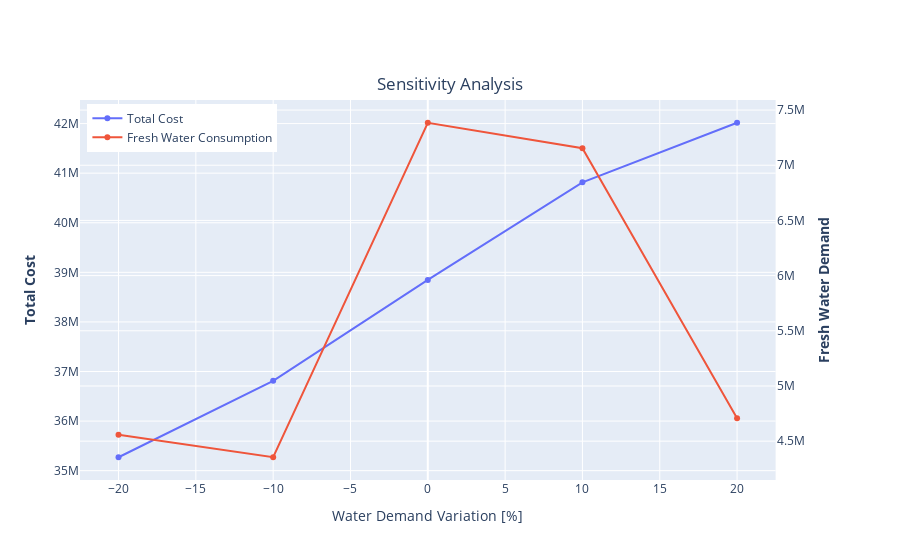

Here is the notebook cell this chart was saved with:
### Code cell
import plotly.graph_objects as go
from plotly.subplots import make_subplots

# Create figure with secondary y-axis
fig = make_subplots(specs=[[{"secondary_y": True}]])

fig.add_trace(go.Scatter(x=water_demand, y=total_cost,
                        mode='lines+markers',
                        name='Total Cost'),
                 secondary_y=False)
fig.add_trace(go.Scatter(x=water_demand, y=fresh_water,
                        mode='lines+markers',
                        name='Fresh Water Consumption'),
                secondary_y=True)

# Add figure title
fig.update_layout(
    title={
        'text': "Sensitivity Analysis",
        'y':0.86,
        'x':0.5,
        'xanchor': 'center',
        'yanchor': 'top'},
    legend=dict(
        yanchor="top",
        y=0.99,
        xanchor="left",
        x=0.01
    )
)

# Set x-axis title
fig.update_xaxes(title_text="Water Demand Variation [%]")

# Set y-axes titles
fig.update_yaxes(title_text="<b>Total Cost</b>", secondary_y=False)
fig.update_yaxes(title_text="<b>Fresh Water Demand</b>", secondary_y=True)

fig.show()

### Figure 1 — Plotly figure (JSON) as saved in the notebook; plotly's stock layout.template omitted (floating-point values rounded to 4 significant figures)
{"data": [{"mode": "lines+markers", "name": "Total Cost", "type": "scatter", "x": [-20, -10, 0, 10, 20], "xaxis": "x", "y": [35270000.0, 36810000.0, 38850000.0, 40820000.0, 42020000.0], "yaxis": "y"}, {"mode": "lines+markers", "name": "Fresh Water Consumption", "type": "scatter", "x": [-20, -10, 0, 10, 20], "xaxis": "x", "y": [4558000.0, 4354000.0, 7385000.0, 7154000.0, 4707000.0], "yaxis": "y2"}], "layout": {"legend": {"x": 0.01, "xanchor": "left", "y": 0.99, "yanchor": "top"}, "title": {"text": "Sensitivity Analysis", "x": 0.5, "xanchor": "center", "y": 0.86, "yanchor": "top"}, "xaxis": {"anchor": "y", "domain": [0, 0.94], "title": {"text": "Water Demand Variation [%]"}}, "yaxis": {"anchor": "x", "domain": [0, 1], "title": {"text": "<b>Total Cost</b>"}}, "yaxis2": {"anchor": "x", "overlaying": "y", "side": "right", "title": {"text": "<b>Fresh Water Demand</b>"}}}}
